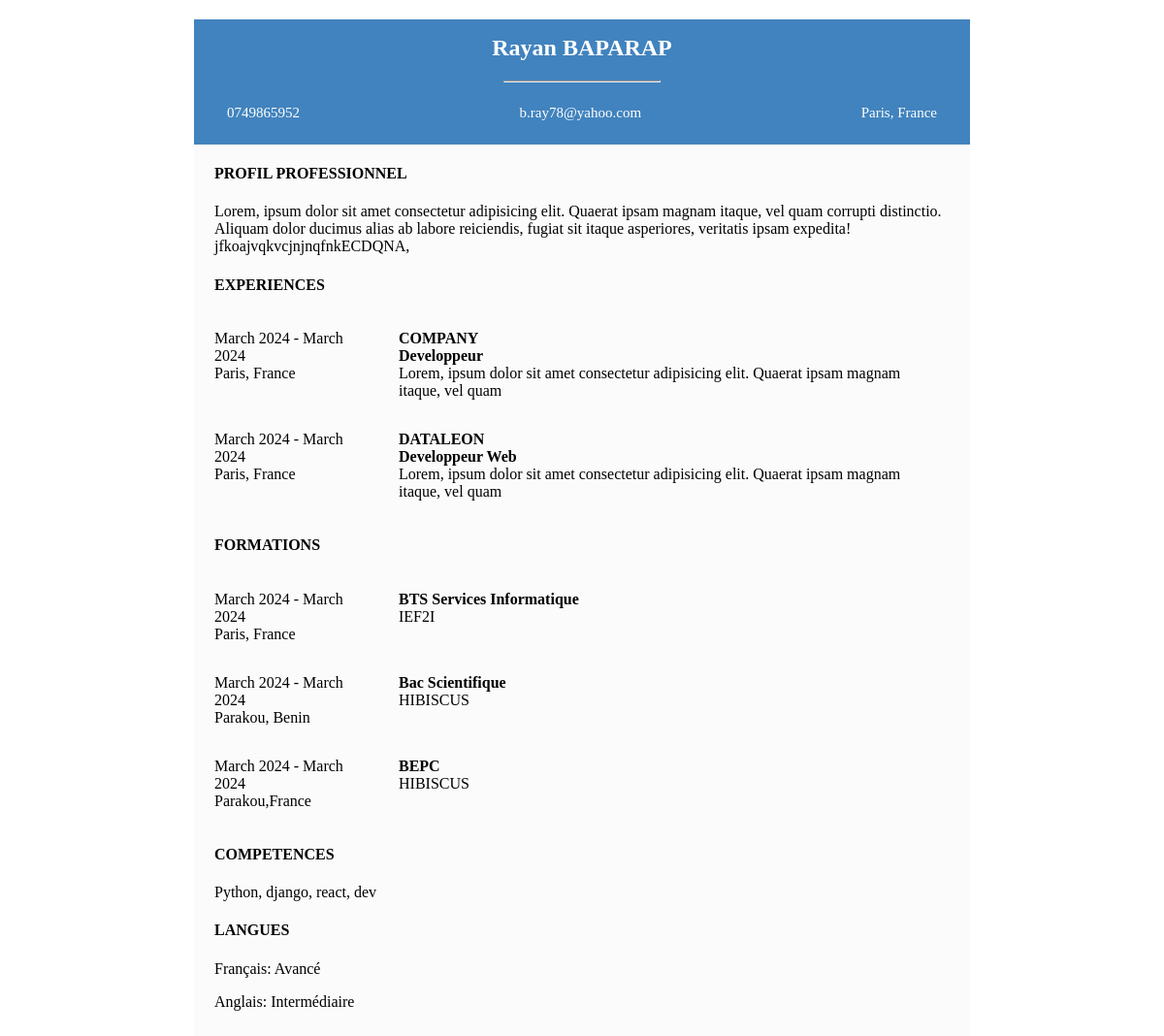
Screenshot of /cv (signed in) with the database file from the repository.
### pdf/models.py (models this page shows, shortened)
class BaseModel(models.Model):
    created_at = models.DateTimeField(auto_now_add=True)
    updated_at = models.DateTimeField(auto_now=True)
    class Meta:
        abstract = True

class InfoPerso(BaseModel):
    user = models.ForeignKey(settings.AUTH_USER_MODEL, on_delete=models.CASCADE)
    nomcv = models.CharField(max_length=100)
    prenomcv = models.CharField(max_length=100)
    emailcv = models.EmailField(max_length=100)
    numero = models.CharField(max_length=30)
    adresse = models.CharField(max_length=80)
    profil = models.CharField(max_length=200)
    competence = models.CharField(max_length=150)
    interet = models.CharField(max_length=150)

class Experience(BaseModel):
    user = models.ForeignKey(settings.AUTH_USER_MODEL, on_delete=models.CASCADE)
    poste = models.CharField(max_length=100,null=True)
    societe = models.CharField(max_length=50,null=True)
    adresse_exp = models.CharField(max_length=80,null=True)
    date_debut = models.DateField(null=True)
    date_fin = models.DateField(null=True, blank=True)
    description = models.TextField(null=True)

class Formation(BaseModel):
    user = models.ForeignKey(settings.AUTH_USER_MODEL, on_delete=models.CASCADE)
    diplome = models.CharField(max_length=100,null=True)
    etablissement = models.CharField(max_length=100,null=True)
    adresse_formation = models.CharField(max_length=80,null=True)
    date_debut_formation = models.DateField(null=True)
    date_fin_formation = models.DateField(null=True, blank=True)

class Langue(models.Model):
    user = models.ForeignKey(settings.AUTH_USER_MODEL, on_delete=models.CASCADE)
    anglais = models.CharField(max_length=50)
    francais = models.CharField(max_length=50)

### pdf/views.py (the view)
# urls.py: path('cv', cv, name="moncv"),
def cv(request):
    user = request.user
    infoperso = InfoPerso.objects.get(user=user)
    nomcv = infoperso.nomcv
    prenomcv = infoperso.prenomcv
    emailcv = infoperso.emailcv
    numero = infoperso.numero
    adresse = infoperso.adresse
    profil = infoperso.profil
    competence = infoperso.competence
    interet = infoperso.interet
    experiences = []
    for experience in Experience.objects.filter(
        user=user,
        poste__isnull=False,
        societe__isnull=False,
        adresse_exp__isnull=False,
        date_debut__isnull=False,
        description__isnull=False
        ):
        experiences.append({
            'poste': experience.poste,
            'societe': experience.societe,
            'adresse_exp': experience.adresse_exp,
            'date_debut': experience.date_debut.strftime("%B %Y"),
            'date_fin': experience.date_fin.strftime("%B %Y"),
            'description': experience.description
        })
    formations = []
    for formation in Formation.objects.filter(
        user=user,
        diplome__isnull=False,
        etablissement__isnull=False,
        adresse_formation__isnull=False,
        date_debut_formation__isnull=False
        ):
        formations.append({
            'diplome': formation.diplome,
            'etablissement': formation.etablissement,
            'adresse_formation': formation.adresse_formation,
            'date_debut_formation': formation.date_debut_formation.strftime("%B %Y"),
            'date_fin_formation': formation.date_fin_formation.strftime("%B %Y")
        })
    langue = Langue.objects.get(user=user)
    anglais = langue.anglais
    francais = langue.francais
    return render(request, 'pdf/cv1.html', context={'nomcv': nomcv, 'prenomcv': prenomcv, 'emailcv': emailcv, 'numero': numero, 'adresse': adresse, 'profil': profil, 'competence': competence, 'interet': interet, 'experiences': experiences, 'formations': formations, 'anglais': anglais, 'francais': francais})

### pdf/templates/pdf/cv1.html (shortened to what this page needs)
{% extends 'base.html' %}
{% block content %}
<section class="main">
    <div class="top">
        <div class="nom1">
            <h1>{{ prenomcv }} {{ nomcv }}</h1>
            <hr class="noa">
        </div>
        <div class="nom2">
           <p>{{ numero }}</p>
           <p>{{ emailcv }}</p>
           <p>{{ adresse }}</p>
       </div>
    </div>
    <div class="container">
        <div class="mid">
            <h4>PROFIL PROFESSIONNEL</h4>
            <p class="mid0">{{ profil }}</p>
            <h4>EXPERIENCES</h4>
            {% for experience in experiences %}
            <div class="mid1">
                <p class="midA">{{ experience.date_debut }} - {{ experience.date_fin }}<br>{{ experience.adresse_exp }}</p>
                <p class="mid2"><b>{{ experience.societe }}<br>{{ experience.poste }}</b><br>{{ experience.description }}</p>
            </div>
            {% endfor %}
            <h4>FORMATIONS</h4>
            {% for formation in formations %}
            <div class="mid1">
                <p class="midA">{{ formation.date_debut_formation }} - {{ formation.date_fin_formation }}<br>{{ formation.adresse_formation }}</p>
                <p class="mid2"><b>{{ formation.diplome }}</b><br>{{ formation.etablissement }}</p>
            </div>
            {% endfor %}
            <h4>COMPETENCES</h4>
            <p>{{ competence }}</p>
            <h4>LANGUES</h4>
            <p>Français: {{ francais }}</p>
            <p>Anglais: {{ anglais }}</p>
        </div>
    </div>
</section>
{% endblock %}

### templates/base.html (shortened to what this page needs)
<!DOCTYPE html>
<html lang="en">
<head>
  <link rel="stylesheet" href="https://cdnjs.cloudflare.com/ajax/libs/font-awesome/6.1.1/css/all.min.css">
</head>
<body>
   {% block content %}
   {% endblock %}
</body>
</html>

### pdf/templates/pdf/cv1.html (style rules this page uses)
.main { margin: auto; max-width: 800px; background-color: rgb(251, 251, 251); }
.top { background-color: rgb(65, 131, 190); height: 129px; color: white; }
.nom1 h1 { padding-top: 16px; text-align: center; font-size: 24px; font-family: 'Times New Roman', Times, serif; }
.noa { width: 160px; margin-top: 1px; color: black; height: 0.2px; }
.nom2 { display: flex; justify-content: space-between; margin-left: 34px; margin-right: 34px; height: 30px; font-size: 15px; padding-bottom: 17px; }
.mid { margin-right: 18px; margin-left: 21px; padding-bottom: 50px; }
.mid1 { display: flex; }
.mid2 { margin-left: 30px; width: 548px; margin-right: 10px; }
.midA { width: 160px; }

### rows the page displays
InfoPerso: prenomcv "Rayan", nomcv "BAPARAP", numero "0749865952", emailcv "b.ray78@yahoo.com", adresse "Paris, France", profil "Lorem, ipsum dolor sit amet consectetur adipisicing elit. Quaerat ipsam magnam itaque, vel quam corrupti distinctio. Aliquam dolor ducimus alias ab labore reiciendis, fugiat sit itaque asperiores, veritatis ipsam expedita! jfkoajvqkvcjnjnqfnkECDQNA,", competence "Python, django, react, dev"
Experience: adresse_exp "Paris, France", societe "COMPANY", poste "Developpeur", description "Lorem, ipsum dolor sit amet consectetur adipisicing elit. Quaerat ipsam magnam itaque, vel quam"
Experience: adresse_exp "Paris, France", societe "DATALEON", poste "Developpeur Web", description "Lorem, ipsum dolor sit amet consectetur adipisicing elit. Quaerat ipsam magnam itaque, vel quam"
Formation: adresse_formation "Paris, France", diplome "BTS Services Informatique", etablissement "IEF2I"
Formation: adresse_formation "Parakou, Benin", diplome "Bac Scientifique", etablissement "HIBISCUS"
Formation: adresse_formation "Parakou,France", diplome "BEPC", etablissement "HIBISCUS"
Langue: francais "Avancé", anglais "Intermédiaire"

### other values shown
{{ experience.date_debut }} "March 2024" "March 2024"
{{ experience.date_fin }} "March 2024" "March 2024"
